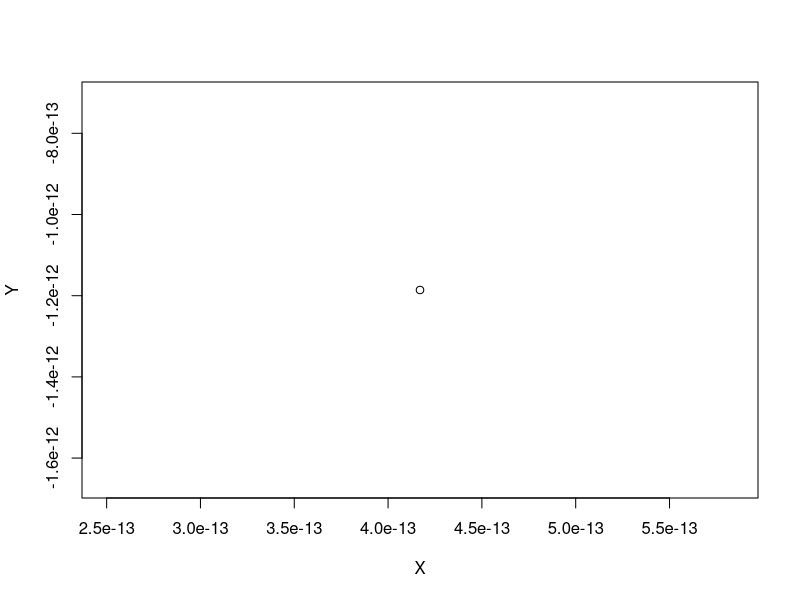
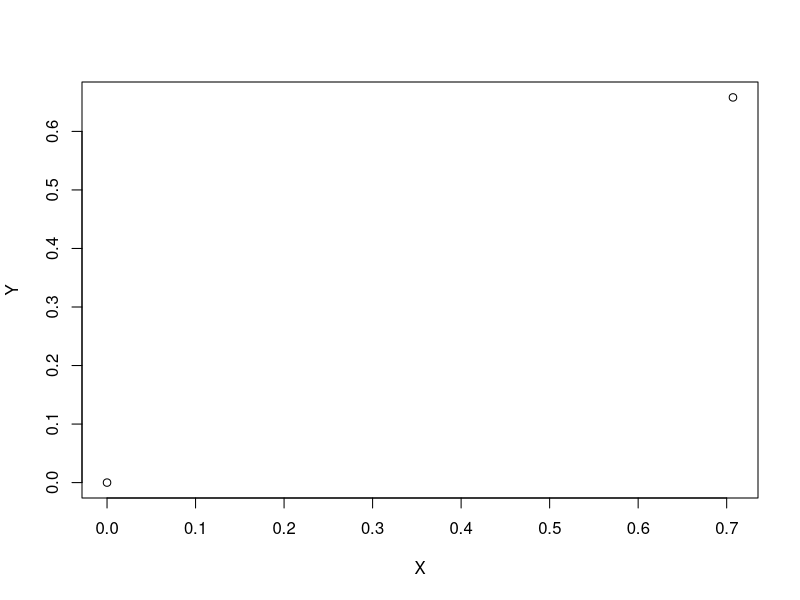
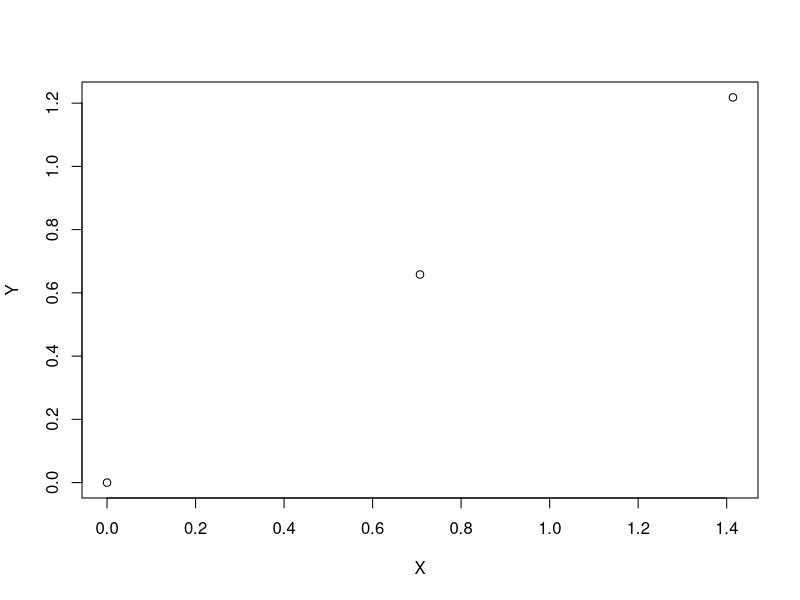
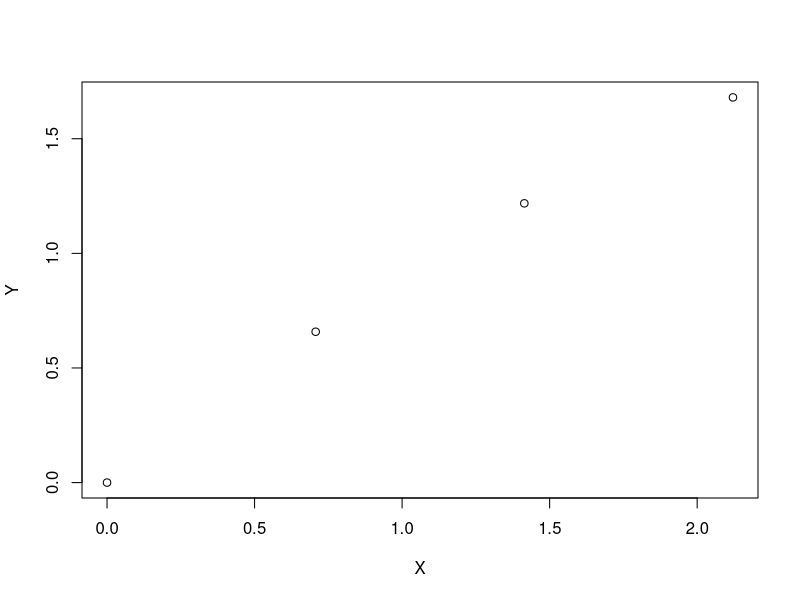
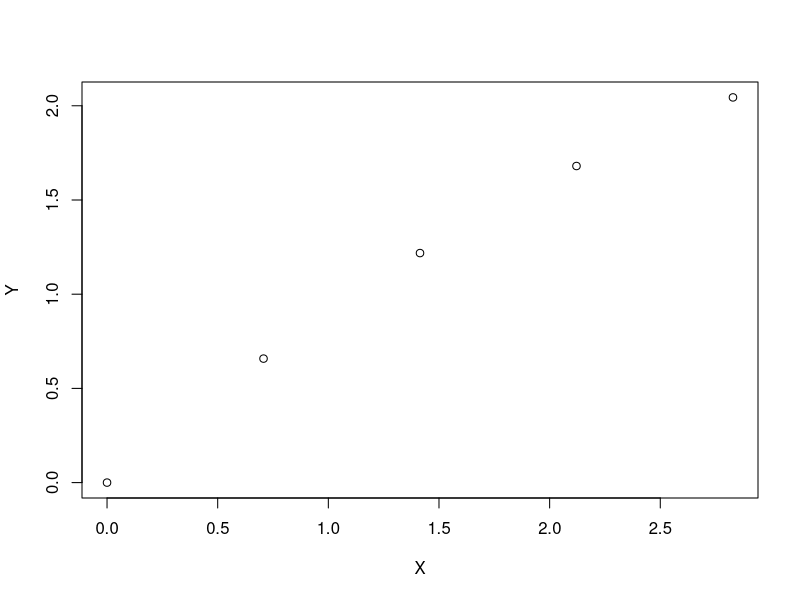
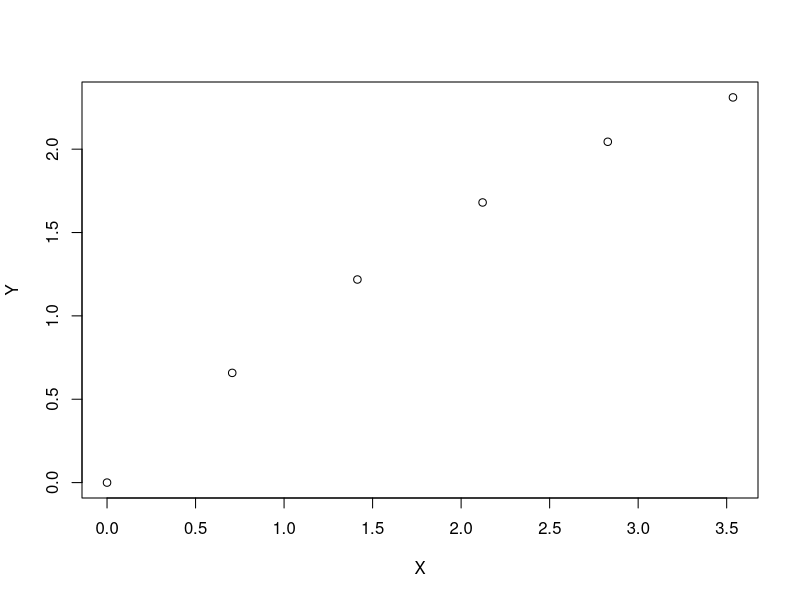
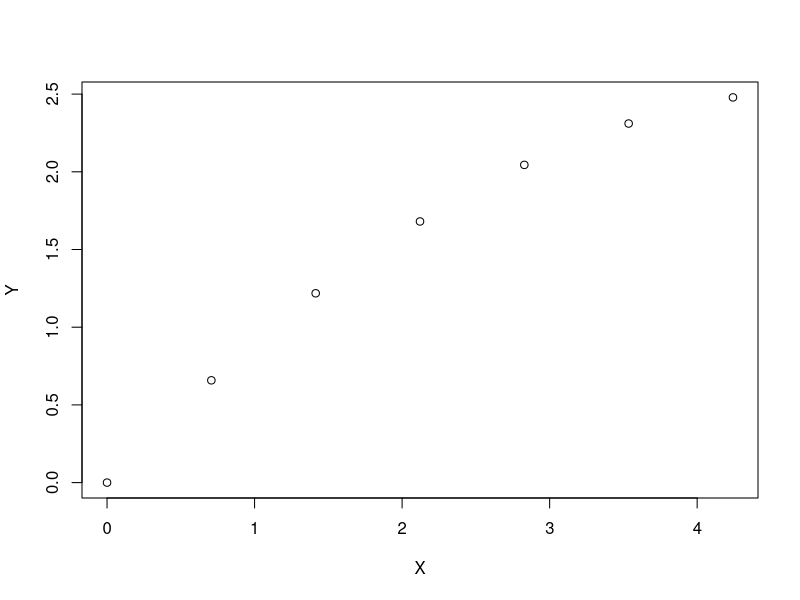
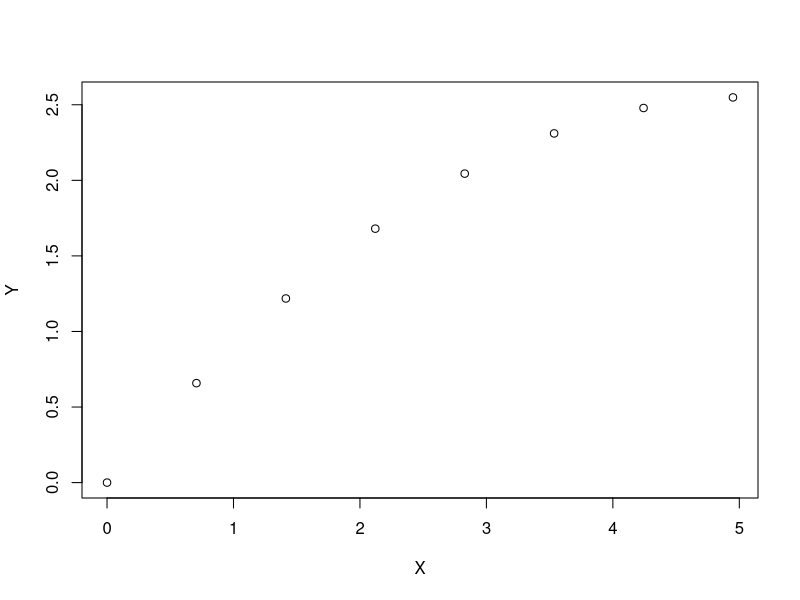

Recreate these plots in R, in order.
# Import Data
#projectileData = read.csv(file.choose(new = FALSE), header = FALSE)
projectileData = read.csv('projectiles.csv', header = FALSE)
attach(projectileData)
head(projectileData, 10)

# Cleaning/Formatting Data
dataLength = nrow(projectileData)
X0=c()
X1=c()
Y0=c()
Y1=c()
RESULT_X=c()
RESULT_Y=c()
TIME_SINCE_LAUNCH=c()
i = 1
while (i <= dataLength) {
  end = 2
  while((i+end) <= dataLength && V1[i+end] != 0) {
    X0 = append(X0, V2[i])
    X1 = append(X1, V2[i+1])
    Y0 = append(Y0, V3[i])
    Y1 = append(Y1, V3[i+1])
    RESULT_X = append(RESULT_X, V2[i+end])
    RESULT_Y = append(RESULT_Y, V3[i+end])
    TIME_SINCE_LAUNCH = append(TIME_SINCE_LAUNCH, (end)*0.1)
    end = end + 1
  }
  if  ((i+2) <= dataLength && V1[i+2] == 0) {
    i = i+1
  }
  i = i+1
}
cleanDataLength = length(X0)
# Test Approach
## Train Set
X0_TRAIN=X0[1:8000]
X1_TRAIN=X1[1:8000]
Y0_TRAIN=Y0[1:8000]
Y1_TRAIN=Y1[1:8000]
RESULT_X_TRAIN=RESULT_X[1:8000]
RESULT_Y_TRAIN=RESULT_Y[1:8000]
TIME_SINCE_LAUNCH_TRAIN=TIME_SINCE_LAUNCH[1:8000]

## Test set
X0_TEST=X0[8001:cleanDataLength]
X1_TEST=X1[8001:cleanDataLength]
Y0_TEST=Y0[8001:cleanDataLength]
Y1_TEST=Y1[8001:cleanDataLength]
RESULT_X_TEST=RESULT_X[8001:cleanDataLength]
RESULT_Y_TEST=RESULT_Y[8001:cleanDataLength]
TIME_SINCE_LAUNCH_TEST=TIME_SINCE_LAUNCH[8001:cleanDataLength]

## Generate Model With Train Set
xModel = lm(RESULT_X_TRAIN ~ X0_TRAIN + X0_TRAIN*TIME_SINCE_LAUNCH_TRAIN + X1_TRAIN*TIME_SINCE_LAUNCH_TRAIN)
yModel = lm(RESULT_Y_TRAIN ~ Y0_TRAIN + Y0_TRAIN*TIME_SINCE_LAUNCH_TRAIN + Y1_TRAIN*TIME_SINCE_LAUNCH_TRAIN + TIME_SINCE_LAUNCH_TRAIN + I(TIME_SINCE_LAUNCH_TRAIN^2))

## Test model:
newXdata <- data.frame(X0_TRAIN=X0_TEST,
                       X1_TRAIN=X1_TEST,
                       TIME_SINCE_LAUNCH_TRAIN=TIME_SINCE_LAUNCH_TEST)
newYdata <- data.frame(Y0_TRAIN=Y0_TEST,
                       Y1_TRAIN=Y1_TEST,
                       TIME_SINCE_LAUNCH_TRAIN=TIME_SINCE_LAUNCH_TEST)
newX = predict(xModel, newdata = newXdata)
newY = predict(yModel, newdata = newYdata)
squaredErrorX = (RESULT_X_TEST-newX)^2
squaredErrorY = (RESULT_Y_TEST-newY)^2
str = sprintf("MSE-X on test set: %s | MSE Y on test set %s", mean(squaredErrorX), mean(squaredErrorY))
print(str)

singlePrediction <- function(x0, x1, y0, y1, time, trueX, trueY) {
  newXdata <- data.frame(X0_TRAIN=c(x0),
                         X1_TRAIN=c(x1),
                         TIME_SINCE_LAUNCH_TRAIN=c(time))
  newYdata <- data.frame(Y0_TRAIN=c(y0),
                         Y1_TRAIN=c(y1),
                         TIME_SINCE_LAUNCH_TRAIN=c(time))
  
  #use the fitted model to predict the value for the new observation
  newX = predict(xModel, newdata = newXdata)
  newY = predict(yModel, newdata = newYdata)
  str = sprintf("Initial Conditions: X0 = %s, X1 = %s, Y0 = %s, Y1 = %s, TIME_SINCE_LAUNCH = %s", x0, x1, y0, y1, time)
  print(str)
  str = sprintf("Squared error: XError^2=%s | YError^2=%s", (trueX-newX[1])^2, (trueY-newY[1])^2)
  print(str)
}
## High angle vs Low angle
print("High Angle Test")
singlePrediction(0, 0.6, 0, 2.939, 6, 36, 2.88)
print("Low Angle Test")
singlePrediction(0, 2.9, 0, 0.768, 1.6, 46.4, 0.528)
## High power vs Low power
print("High Power Test")
singlePrediction(0, 5, 0, 5, 10.3, 515, 0.206)
print("Low Power Test")
singlePrediction(0, 0.5, 0, 0.5, 1.1, 5.5, 0.11)

# Generate Full Model With All Data
xModel = lm(RESULT_X ~ X0 + X0*TIME_SINCE_LAUNCH + X1*TIME_SINCE_LAUNCH)
yModel = lm(RESULT_Y ~ Y0 + Y0*TIME_SINCE_LAUNCH + Y1*TIME_SINCE_LAUNCH + TIME_SINCE_LAUNCH + I(TIME_SINCE_LAUNCH^2))
summary(xModel)
summary(yModel)

# This function calculates the trajectory of a projectile till it hits the ground or till 100 seconds elapse (whichever is first)
# given the x and y coordinates of the projectile (measured 0.1s apart)
calculateTrajectory <- function(x0, x1, y0, y1) {
  X = c()
  Y = c()
  for (time in seq(0, 100, by=0.1)) {

    newXdata <- data.frame(X0=c(x0),
                           X1=c(x1),
                           TIME_SINCE_LAUNCH=c(time))
    newYdata <- data.frame(Y0=c(y0),
                           Y1=c(y1),
                           TIME_SINCE_LAUNCH=c(time))
    
    #use the fitted model to predict the value for the new observation
    newX = predict(xModel, newdata = newXdata)
    newY = predict(yModel, newdata = newYdata)
    if (newY[1] < 0 && time != 0) {
      break
    }
    str = sprintf("Time: %s | Coordinates: (%s, %s)", time, newX[1], newY[1])
    print(str)
    X = append(X, newX[1])
    Y = append(Y, newY[1]) 
    plot(X,Y)
  }

}

# Evaluate Model:
#A1
calculateTrajectory(0.0 ,0.707106781187, 0.0, 0.658106781187)
